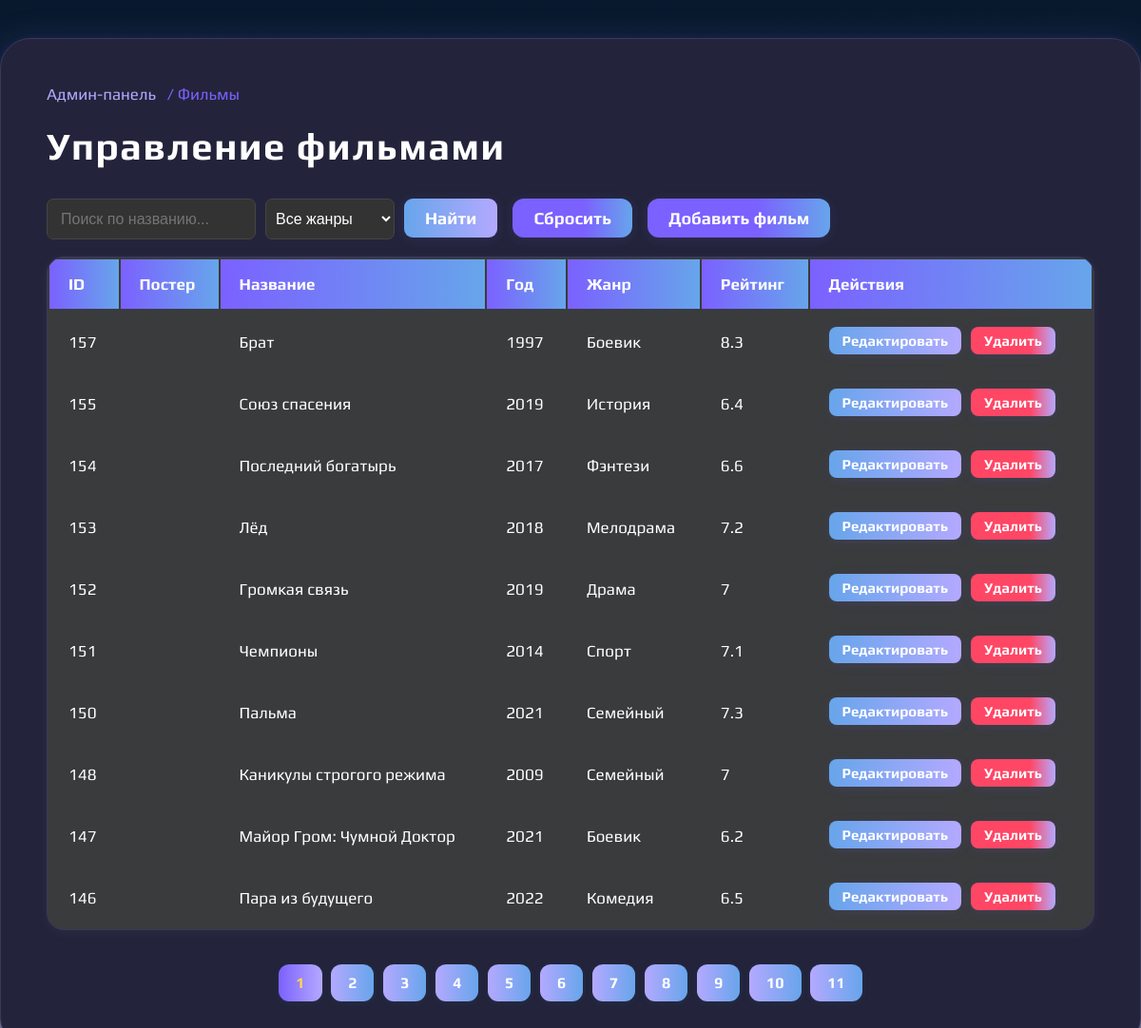
The page /admin/movies.php (signed in) on the database its author committed.
### tables this page shows
CREATE TABLE `movies` (
  `id` int NOT NULL,
  `title` varchar(255) NOT NULL,
  `description` text NOT NULL,
  `poster_url` varchar(255) DEFAULT NULL,
  `year` int DEFAULT NULL,
  `duration` varchar(50) DEFAULT NULL,
  `rating` float DEFAULT '0',
  `trailer_url` varchar(255) DEFAULT NULL,
  `created_at` timestamp NULL DEFAULT CURRENT_TIMESTAMP,
  `cover_url` varchar(255) DEFAULT NULL,
  `original_language` varchar(100) DEFAULT NULL,
  `country` varchar(100) DEFAULT NULL,
  `budget` bigint DEFAULT NULL,
  `revenue` bigint DEFAULT NULL,
  `director` varchar(255) DEFAULT NULL,
  `producer` varchar(255) DEFAULT NULL,
  `awards` text,
  `genre_id` int DEFAULT NULL
);

CREATE TABLE `genres` (
  `id` int NOT NULL,
  `name` varchar(100) NOT NULL,
  `image` varchar(255) DEFAULT NULL
);

### admin/movies.php (the view, shortened to what this page needs)
<?php
require_once __DIR__ . '/../config/db.php';
$page = max(1, (int)($_GET['page'] ?? 1));
$limit = 10;
$offset = ($page - 1) * $limit;
$where = [];
$params = [];
$whereSql = $where ? ("WHERE " . implode(" AND ", $where)) : "";
$countStmt = $pdo->prepare("SELECT COUNT(*) FROM movies m $whereSql");
$countStmt->execute($params);
$total = $countStmt->fetchColumn();
$totalPages = ceil($total / $limit);
$sql = "SELECT m.*, g.name AS genre_name FROM movies m LEFT JOIN genres g ON m.genre_id = g.id $whereSql ORDER BY m.id DESC LIMIT $limit OFFSET $offset";
$stmt = $pdo->prepare($sql);
$stmt->execute($params);
$movies = $stmt->fetchAll();
?>
<!DOCTYPE html>
<html lang="ru">
<head>
  <link rel="stylesheet" href="assets/style/admin.css">
  </head>
<body>
  <div class="admin-container">
  <?php
$breadcrumbs = [
  ['title' => 'Админ-панель', 'url' => '/admin/dashboard.php'],
  ['title' => 'Фильмы']
];
include __DIR__ . '/components/breadcrumbs.php';
?>
    <h1>Управление фильмами</h1>
    <form method="get" class="admin-filter" style="margin-bottom:18px;display:flex;gap:10px;">
      <input type="text" name="q" placeholder="Поиск по названию..." value="<?= htmlspecialchars($_GET['q'] ?? '') ?>" style="width:220px;">
      <select name="genre" style="padding:6px;">
        <option value="">Все жанры</option>
      </select>
      <button type="submit" class="admin-btn admin-btn--primary">Найти</button>
      <a href="movies.php" class="admin-btn admin-btn--primary">Сбросить</a>
      <a href="add-movie.php" class="admin-btn admin-btn--primary btn--add">Добавить фильм</a>
    </form>
    <table class="admin-table">
      <thead>
        <tr>
          <th>ID</th>
          <th>Постер</th>
          <th>Название</th>
          <th>Год</th>
          <th>Жанр</th>
          <th>Рейтинг</th>
          <th>Действия</th>
        </tr>
      </thead>
      <tbody>
        <?php foreach ($movies as $movie): ?>
          <tr>
            <td><?= $movie['id'] ?></td>
            <td><img src="<?= htmlspecialchars($movie['poster_url']) ?>" alt="" style="height: 70px;"></td>
            <td><?= htmlspecialchars($movie['title']) ?></td>
            <td><?= htmlspecialchars($movie['year']) ?></td>
            <td><?= htmlspecialchars($movie['genre_name']) ?></td>
            <td><?= htmlspecialchars($movie['rating']) ?></td>
            <td>
              <a href="edit-movie.php?id=<?= $movie['id'] ?>" class="btn btn--small">Редактировать</a>
              <form action="delete-movie.php" method="POST" style="display:inline;" onsubmit="return confirm('Удалить фильм?');">
                <button type="submit" class="btn btn--danger btn--small">Удалить</button>
              </form>
            </td>
          </tr>
        <?php endforeach; ?>
      </tbody>
    </table>
    <?php if ($totalPages > 1): ?>
      <nav class="admin-pagination" style="margin-top:20px;">
        <?php for ($i = 1; $i <= $totalPages; $i++): ?>
          <?php
          $qParams = $_GET;
          $qParams['page'] = $i;
          $link = '?' . http_build_query($qParams);
          ?>
          <a href="<?= $link ?>" class="admin-page-link <?= $i == $page ? 'active' : '' ?>" style="margin:0 3px;<?= $i == $page ? 'font-weight:bold;' : '' ?>">
            <?= $i ?>
          </a>
        <?php endfor; ?>
      </nav>
    <?php endif; ?>
  </div>
</body>
</html>

### admin/components/breadcrumbs.php (shortened to what this page needs)
<nav class="admin-breadcrumbs">
  <?php foreach ($breadcrumbs as $i => $crumb): ?>
    <?php if (!empty($crumb['url']) && $i !== count($breadcrumbs) - 1): ?>
      <a href="<?= htmlspecialchars($crumb['url']) ?>"><?= htmlspecialchars($crumb['title']) ?></a>
      <span> / </span>
    <?php else: ?>
      <span><?= htmlspecialchars($crumb['title']) ?></span>
    <?php endif; ?>
  <?php endforeach; ?>
</nav>

### admin/assets/style/admin.css (style rules this page uses)
:root { --background-main: linear-gradient(179deg, rgba(39, 135, 245, 0.18) 0%, rgba(163, 147, 245, 0.18) 100%), linear-gradient(180deg, #000 0%, rgba(39, 36, 36, 0.70) 100%); --background-section: #23243b; --background-card: #23243b; --background-table: #393B3C; --accent: #B4A9FF; --accent-strong: #7B61FF; --button-bg: #67A5EB; --input-bg: #393B3C; --border-main: 1.5px solid #393959; --border-light: 1px solid #232333; --text-main: #fff; --text-light: #aaa; --shadow-card: 0 4px 40px 0 rgba(52, 52, 52, 0.14), 0 1.5px 8px rgba(30, 30, 30, 0.10); --radius: 18px; }
html { box-sizing: border-box; }
*, *:before, *:after { box-sizing: inherit; margin: 0; padding: 0; }
body { min-height: 100vh; font-family: 'Play', Arial, sans-serif; background: var(--background-main); color: var(--text-main); margin: 0; }
a { color: var(--accent); text-decoration: none; transition: color 0.18s; }
h1, h2, h3 { font-family: 'Play', Arial, sans-serif; font-weight: bold; color: #fff; }
h1 { font-size: 40px; margin-bottom: 32px; letter-spacing: 0.04em; }
.admin-container { max-width: 1280px; margin: 40px auto; padding: 48px 48px 48px 48px; background: var(--background-section); border-radius: 32px; box-shadow: 0 4px 40px 0 rgba(123, 97, 255, 0.14), 0 1.5px 8px rgba(121, 110, 255, 0.13); border: var(--border-main); }
.admin-breadcrumbs { margin-bottom: 22px; font-size: 17px; color: var(--accent-strong); }
.admin-breadcrumbs a { color: var(--accent); text-decoration: none; margin-right: 8px; transition: color .18s; }
.btn, .admin-btn { display: inline-block; padding: 10px 22px; border-radius: 12px; border: none; font-family: inherit; font-size: 18px; font-weight: 700; background: linear-gradient(90deg, var(--button-bg), var(--accent)); color: #fff; cursor: pointer; transition: background 0.18s, box-shadow 0.18s; box-shadow: 0 2px 12px rgba(123, 97, 255, 0.13); margin-right: 6px; margin-bottom: 2px; }
.btn--primary, .admin-btn--primary { background: linear-gradient(90deg, var(--accent-strong) 60%, var(--button-bg) 100%); }
.btn--danger, .admin-btn--danger { background: linear-gradient(90deg, #ff4665 70%, var(--accent) 100%); }
.btn--small, .admin-btn--small { font-size: 15px; padding: 6px 14px; border-radius: 8px; }
.admin-table { width: 100%; border-radius: 18px; overflow: hidden; background: var(--background-table); color: #fff; margin-top: 10px; margin-bottom: 36px; box-shadow: 0 2px 14px rgba(180, 169, 255, 0.06); border: var(--border-main); }
.admin-table th, .admin-table td { padding: 16px 20px; text-align: left; font-size: 17px; background: none; }
.admin-table th { background: linear-gradient(90deg, var(--accent-strong) 0%, var(--button-bg) 100%); color: #fff; border-bottom: var(--border-main); }
.admin-table tbody tr { border-bottom: var(--border-light); transition: background 0.14s; }
.admin-filter input[type="text"], .admin-filter select { background: #333; color: #fff; font-size: 16px; padding: 9px 14px; border-radius: 7px; border: 1px solid #444; }
.admin-filter button, .admin-filter .btn { padding: 10px 22px; border-radius: 9px; background: linear-gradient(90deg, var(--button-bg), var(--accent)); color: #fff; font-weight: 700; }
.admin-pagination { margin-top: 32px; text-align: center; }
.admin-page-link { display: inline-block; padding: 10px 18px; border-radius: 11px; background: linear-gradient(90deg, var(--accent), var(--button-bg)); color: #fff; font-weight: 700; margin: 0 4px; box-shadow: 0 2px 9px rgba(67, 145, 235, 0.06); transition: background 0.18s, color 0.18s; }
.admin-page-link.active, .admin-page-link:hover { background: linear-gradient(90deg, var(--accent-strong), var(--accent)); color: #FFD44D; }

### rows shown on the page
movies: id "157", title "Брат", year "1997", genre.name "Боевик", rating "8.3"
movies: id "155", title "Союз спасения", year "2019", genre.name "История", rating "6.4"
movies: id "154", title "Последний богатырь", year "2017", genre.name "Фэнтези", rating "6.6"
movies: id "153", title "Лёд", year "2018", genre.name "Мелодрама", rating "7.2"
movies: id "152", title "Громкая связь", year "2019", genre.name "Драма", rating "7"
movies: id "151", title "Чемпионы", year "2014", genre.name "Спорт", rating "7.1"
movies: id "150", title "Пальма", year "2021", genre.name "Семейный", rating "7.3"
movies: id "148", title "Каникулы строгого режима", year "2009", genre.name "Семейный", rating "7"
movies: id "147", title "Майор Гром: Чумной Доктор", year "2021", genre.name "Боевик", rating "6.2"
movies: id "146", title "Пара из будущего", year "2022", genre.name "Комедия", rating "6.5"

### other values the page prints
$crumb['title'] "Админ-панель"
$crumb['title'] "Фильмы"
